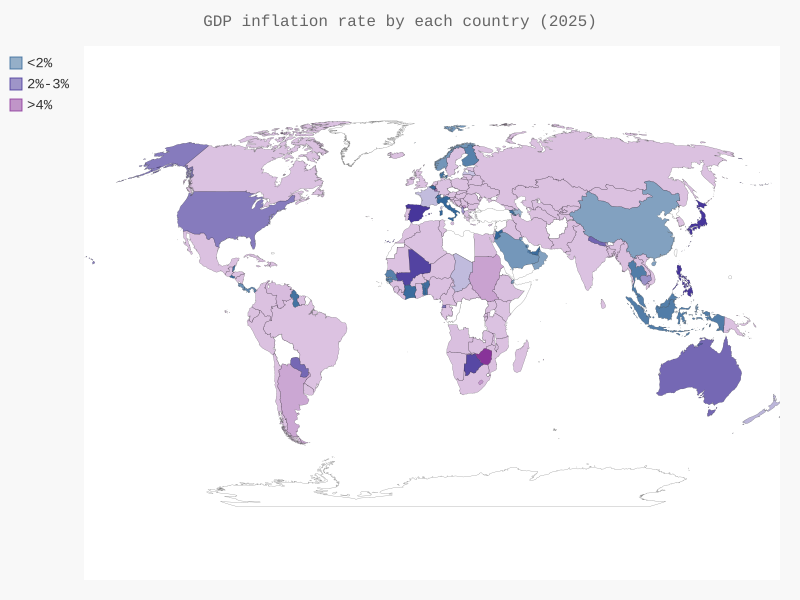

Source code (Python):
import csv
from country_codes import get_country_code
from pygal_maps_world.maps import World
from pygal.style import RotateStyle as RS, LightColorizedStyle as LCS
import os

#creates a dictionary
gdp_inflation = {}

filename = "GDP_DEFLATOR.csv"
with open(filename) as f:
    reader = csv.reader(f)
    #this skips the first 4 metadata lines
    for line in range(4):
        next(reader)
    #gives each possible header
    header = next(reader)
    #gets the index of the most recent data from 2024
    #while the header goes up to 2025 (the value only goes to 2024)
    recent_year_index = header.index("2024")
    for row in reader:
        #stores the country name in this variable
        country_name = row[0]
        gdp_inflation_val = row[recent_year_index]
        #print(country_name, gdp_inflation_val)
        #length of the rows is 71
        #print(len(row), row[-5:])
        #value of recent_year_index for all countries is 69
        # print(recent_year_index)
        if gdp_inflation_val != "":
            #converts to a rounded float
            gdp_inflation_val = round(float(gdp_inflation_val), 2)
            #gets the country code using this function we built
            code = get_country_code(country_name)
            #if the country has a code, store it in the dictionary along with the value of gdp inflation
            if code:
                gdp_inflation[code] = gdp_inflation_val
                
gdp_inflation_low, gdp_inflation_moderate, gdp_inflation_high = {}, {}, {}
for cc, gdp_inflation_val in gdp_inflation.items():
    if gdp_inflation_val < 2:
        gdp_inflation_low[cc] = gdp_inflation_val
    elif gdp_inflation_val < 3:
        gdp_inflation_moderate[cc] = gdp_inflation_val
    else:
        gdp_inflation_high[cc] = gdp_inflation_val

wm_style = RS("#336699", base_style = LCS)
wm = World(style = wm_style)
wm.title = "GDP inflation rate by each country (2025)"
wm.add("<2%", gdp_inflation_low)
wm.add("2%-3%", gdp_inflation_moderate)
wm.add(">4%", gdp_inflation_high)
wm.render_to_file("gdp_inflation.svg")
os.startfile("gdp_inflation.svg")
